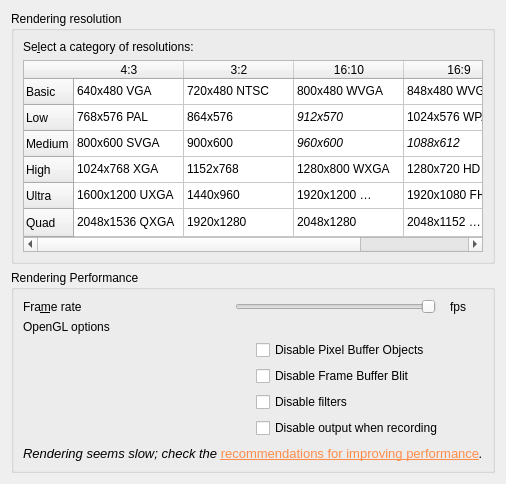
         <widget class="QWidget" name="PageRendering">
          <layout class="QVBoxLayout" name="verticalLayout_6">
           <item>
            <widget class="QGroupBox" name="Resolution">
             <property name="title">
              <string>Rendering resolution</string>
             </property>
             <layout class="QVBoxLayout" name="verticalLayout">
              <item>
               <widget class="QLabel" name="label">
                <property name="text">
                 <string>Se&amp;lect a category of resolutions:</string>
                </property>
                <property name="buddy">
                 <cstring>resolutionTable</cstring>
                </property>
               </widget>
              </item>
              <item>
               <widget class="QTableWidget" name="resolutionTable">
                <property name="sizePolicy">
                 <sizepolicy hsizetype="Preferred" vsizetype="Preferred">
                  <horstretch>0</horstretch>
                  <verstretch>0</verstretch>
                 </sizepolicy>
                </property>
                <property name="toolTip">
                 <string>Select a category of resolutions; the resolution of the output rendering will depend on its aspect ratio</string>
                </property>
                <property name="autoFillBackground">
                 <bool>false</bool>
                </property>
                <property name="tabKeyNavigation">
                 <bool>false</bool>
                </property>
                <property name="showDropIndicator" stdset="0">
                 <bool>false</bool>
                </property>
                <property name="dragDropOverwriteMode">
                 <bool>false</bool>
                </property>
                <property name="selectionMode">
                 <enum>QAbstractItemView::SingleSelection</enum>
                </property>
                <property name="selectionBehavior">
                 <enum>QAbstractItemView::SelectRows</enum>
                </property>
                <property name="textElideMode">
                 <enum>Qt::ElideNone</enum>
                </property>
                <property name="showGrid">
                 <bool>true</bool>
                </property>
                <property name="cornerButtonEnabled">
                 <bool>false</bool>
                </property>
                <attribute name="horizontalHeaderDefaultSectionSize">
                 <number>110</number>
                </attribute>
                <attribute name="horizontalHeaderStretchLastSection">
                 <bool>true</bool>
                </attribute>
                <attribute name="verticalHeaderDefaultSectionSize">
                 <number>26</number>
                </attribute>
                <attribute name="verticalHeaderHighlightSections">
                 <bool>false</bool>
                </attribute>
                <attribute name="verticalHeaderStretchLastSection">
                 <bool>true</bool>
                </attribute>
                <row>
                 <property name="text">
                  <string>Basic</string>
                 </property>
                </row>
                <row>
                 <property name="text">
                  <string>Low</string>
                 </property>
                </row>
                <row>
                 <property name="text">
                  <string>Medium</string>
                 </property>
                </row>
                <row>
                 <property name="text">
                  <string>High</string>
                 </property>
                </row>
                <row>
                 <property name="text">
                  <string>Ultra</string>
                 </property>
                </row>
                <row>
                 <property name="text">
                  <string>Quad</string>
                 </property>
                </row>
                <column>
                 <property name="text">
                  <string notr="true">4:3</string>
                 </property>
                </column>
                <column>
                 <property name="text">
                  <string notr="true">3:2</string>
                 </property>
                </column>
                <column>
                 <property name="text">
                  <string notr="true">16:10</string>
                 </property>
                </column>
                <column>
                 <property name="text">
                  <string notr="true">16:9</string>
                 </property>
                </column>
                <item row="0" column="0">
                 <property name="text">
                  <string notr="true">640x480 VGA</string>
                 </property>
                 <property name="flags">
                  <set>ItemIsSelectable|ItemIsEnabled</set>
                 </property>
                </item>
                <item row="0" column="1">
                 <property name="text">
                  <string notr="true">720x480 NTSC</string>
                 </property>
                 <property name="flags">
                  <set>ItemIsSelectable|ItemIsEnabled</set>
                 </property>
                </item>
                <item row="0" column="2">
                 <property name="text">
                  <string notr="true">800x480 WVGA</string>
                 </property>
                 <property name="flags">
                  <set>ItemIsSelectable|ItemIsEnabled</set>
                 </property>
                </item>
                <item row="0" column="3">
                 <property name="text">
                  <string notr="true">848x480 WVGA</string>
                 </property>
                 <property name="flags">
                  <set>ItemIsSelectable|ItemIsEnabled</set>
                 </property>
                </item>
                <item row="1" column="0">
                 <property name="text">
                  <string notr="true">768x576 PAL</string>
                 </property>
                 <property name="flags">
                  <set>ItemIsSelectable|ItemIsEnabled</set>
                 </property>
                </item>
                <item row="1" column="1">
                 <property name="text">
                  <string notr="true">864x576</string>
                 </property>
                 <property name="font">
                  <font>
                   <italic>false</italic>
                  </font>
                 </property>
                 <property name="foreground">
                  <brush brushstyle="NoBrush">
                   <color alpha="255">
                    <red>88</red>
                    <green>88</green>
                    <blue>88</blue>
                   </color>
                  </brush>
                 </property>
                 <property name="flags">
                  <set>ItemIsSelectable|ItemIsEnabled</set>
                 </property>
                </item>
                <item row="1" column="2">
                 <property name="text">
                  <string notr="true">912x570</string>
                 </property>
                 <property name="font">
                  <font>
                   <italic>true</italic>
                  </font>
                 </property>
                 <property name="foreground">
                  <brush brushstyle="NoBrush">
                   <color alpha="255">
                    <red>88</red>
                    <green>88</green>
                    <blue>88</blue>
                   </color>
                  </brush>
                 </property>
                 <property name="flags">
                  <set>ItemIsSelectable|ItemIsEnabled</set>
                 </property>
                </item>
                <item row="1" column="3">
                 <property name="text">
                  <string notr="true">1024x576 WPAL</string>
                 </property>
                 <property name="flags">
                  <set>ItemIsSelectable|ItemIsEnabled</set>
                 </property>
                </item>
                <item row="2" column="0">
                 <property name="text">
                  <string notr="true">800x600 SVGA</string>
                 </property>
                 <property name="flags">
                  <set>ItemIsSelectable|ItemIsEnabled</set>
                 </property>
                </item>
                <item row="2" column="1">
                 <property name="text">
                  <string notr="true">900x600</string>
                 </property>
                 <property name="font">
                  <font>
                   <italic>false</italic>
                  </font>
                 </property>
                 <property name="foreground">
                  <brush brushstyle="NoBrush">
                   <color alpha="255">
                    <red>88</red>
                    <green>88</green>
                    <blue>88</blue>
                   </color>
                  </brush>
                 </property>
                 <property name="flags">
                  <set>ItemIsSelectable|ItemIsEnabled</set>
                 </property>
                </item>
                <item row="2" column="2">
                 <property name="text">
                  <string notr="true">960x600</string>
                 </property>
                 <property name="font">
                  <font>
                   <italic>true</italic>
                  </font>
                 </property>
                 <property name="foreground">
                  <brush brushstyle="NoBrush">
                   <color alpha="255">
                    <red>88</red>
                    <green>88</green>
                    <blue>88</blue>
                   </color>
                  </brush>
                 </property>
                 <property name="flags">
                  <set>ItemIsSelectable|ItemIsEnabled</set>
                 </property>
                </item>
                <item row="2" column="3">
                 <property name="text">
                  <string notr="true">1088x612</string>
                 </property>
                 <property name="font">
                  <font>
                   <italic>true</italic>
                  </font>
                 </property>
                 <property name="foreground">
                  <brush brushstyle="NoBrush">
                   <color alpha="255">
                    <red>88</red>
                    <green>88</green>
                    <blue>88</blue>
                   </color>
                  </brush>
                 </property>
                 <property name="flags">
                  <set>ItemIsSelectable|ItemIsEnabled</set>
                 </property>
                </item>
                <item row="3" column="0">
                 <property name="text">
                  <string notr="true">1024x768 XGA</string>
                 </property>
                 <property name="flags">
                  <set>ItemIsSelectable|ItemIsEnabled</set>
                 </property>
                </item>
                <item row="3" column="1">
                 <property name="text">
                  <string notr="true">1152x768</string>
                 </property>
                 <property name="flags">
                  <set>ItemIsSelectable|ItemIsEnabled</set>
                 </property>
                </item>
                <item row="3" column="2">
                 <property name="text">
                  <string notr="true">1280x800 WXGA</string>
                 </property>
                 <property name="flags">
                  <set>ItemIsSelectable|ItemIsEnabled</set>
                 </property>
                </item>
                <item row="3" column="3">
                 <property name="text">
                  <string notr="true">1280x720 HD</string>
                 </property>
                 <property name="flags">
                  <set>ItemIsSelectable|ItemIsEnabled</set>
                 </property>
                </item>
                <item row="4" column="0">
                 <property name="text">
                  <string notr="true">1600x1200 UXGA</string>
                 </property>
                 <property name="flags">
                  <set>ItemIsSelectable|ItemIsEnabled</set>
                 </property>
                </item>
                <item row="4" column="1">
                 <property name="text">
                  <string notr="true">1440x960</string>
                 </property>
                 <property name="flags">
                  <set>ItemIsSelectable|ItemIsEnabled</set>
                 </property>
                </item>
                <item row="4" column="2">
                 <property name="text">
                  <string notr="true">1920x1200 WUXGA</string>
                 </property>
                 <property name="flags">
                  <set>ItemIsSelectable|ItemIsEnabled</set>
                 </property>
                </item>
                <item row="4" column="3">
                 <property name="text">
                  <string notr="true">1920x1080 FHD</string>
                 </property>
                 <property name="flags">
                  <set>ItemIsSelectable|ItemIsEnabled</set>
                 </property>
                </item>
                <item row="5" column="0">
                 <property name="text">
                  <string notr="true">2048x1536 QXGA</string>
                 </property>
                 <property name="flags">
                  <set>ItemIsSelectable|ItemIsEnabled</set>
                 </property>
                </item>
                <item row="5" column="1">
                 <property name="text">
                  <string notr="true">1920x1280</string>
                 </property>
                 <property name="flags">
                  <set>ItemIsSelectable|ItemIsEnabled</set>
                 </property>
                </item>
                <item row="5" column="2">
                 <property name="text">
                  <string notr="true">2048x1280</string>
                 </property>
                 <property name="flags">
                  <set>ItemIsSelectable|ItemIsEnabled</set>
                 </property>
                </item>
                <item row="5" column="3">
                 <property name="text">
                  <string notr="true">2048x1152 QWXGA</string>
                 </property>
                 <property name="flags">
                  <set>ItemIsSelectable|ItemIsEnabled</set>
                 </property>
                </item>
               </widget>
              </item>
             </layout>
            </widget>
           </item>
           <item>
            <widget class="QGroupBox" name="Performance">
             <property name="title">
              <string>Rendering Performance</string>
             </property>
             <layout class="QVBoxLayout" name="verticalLayout_7">
              <item>
               <layout class="QHBoxLayout" name="horizontalLayoutFrameRate">
                <property name="spacing">
                 <number>10</number>
                </property>
                <item>
                 <widget class="QLabel" name="labelFrameRate">
                  <property name="sizePolicy">
                   <sizepolicy hsizetype="Expanding" vsizetype="Preferred">
                    <horstretch>0</horstretch>
                    <verstretch>0</verstretch>
                   </sizepolicy>
                  </property>
                  <property name="toolTip">
                   <string>Refresh frequency of the rendering</string>
                  </property>
                  <property name="text">
                   <string>Fra&amp;me rate</string>
                  </property>
                  <property name="buddy">
                   <cstring>updatePeriod</cstring>
                  </property>
                 </widget>
                </item>
                <item>
                 <widget class="QSlider" name="updatePeriod">
                  <property name="sizePolicy">
                   <sizepolicy hsizetype="Expanding" vsizetype="Fixed">
                    <horstretch>0</horstretch>
                    <verstretch>0</verstretch>
                   </sizepolicy>
                  </property>
                  <property name="toolTip">
                   <string>&lt;html&gt;&lt;head/&gt;&lt;body&gt;&lt;p&gt;Global frame rate of the application (frames per second)&lt;/p&gt;&lt;/body&gt;&lt;/html&gt;</string>
                  </property>
                  <property name="minimum">
                   <number>16</number>
                  </property>
                  <property name="maximum">
                   <number>33</number>
                  </property>
                  <property name="pageStep">
                   <number>2</number>
                  </property>
                  <property name="value">
                   <number>16</number>
                  </property>
                  <property name="sliderPosition">
                   <number>16</number>
                  </property>
                  <property name="orientation">
                   <enum>Qt::Horizontal</enum>
                  </property>
                  <property name="invertedAppearance">
                   <bool>true</bool>
                  </property>
                  <property name="invertedControls">
                   <bool>false</bool>
                  </property>
                 </widget>
                </item>
                <item>
                 <widget class="QLabel" name="frameRateString">
                  <property name="text">
                   <string notr="true"> fps</string>
                  </property>
                  <property name="alignment">
                   <set>Qt::AlignRight|Qt::AlignTrailing|Qt::AlignVCenter</set>
                  </property>
                 </widget>
                </item>
                <item>
                 <widget class="QLabel" name="label_20">
                  <property name="toolTip">
                   <string>&lt;html&gt;&lt;head/&gt;&lt;body&gt;&lt;p&gt;The program tries to keep a fixed rendering frame rate (frames per seconds).&lt;/p&gt;&lt;p&gt;Disable VSYNC (sync to V-Blank) in your graphics card driver if rendering is too slow.&lt;/p&gt;&lt;/body&gt;&lt;/html&gt;</string>
                  </property>
                  <property name="pixmap">
                   <pixmap resource="../icons.qrc">:/glmixer/icons/info.png</pixmap>
                  </property>
                 </widget>
                </item>
               </layout>
              </item>
              <item>
               <widget class="QLabel" name="label_8">
                <property name="text">
                 <string>OpenGL options</string>
                </property>
               </widget>
              </item>
              <item>
               <layout class="QHBoxLayout" name="horizontalLayout_11">
                <item>
                 <widget class="glTestWidget" name="previewOutput" native="true">
                  <property name="sizePolicy">
                   <sizepolicy hsizetype="MinimumExpanding" vsizetype="Preferred">
                    <horstretch>0</horstretch>
                    <verstretch>0</verstretch>
                   </sizepolicy>
                  </property>
                  <property name="minimumSize">
                   <size>
                    <width>100</width>
                    <height>100</height>
                   </size>
                  </property>
                  <property name="toolTip">
                   <string>If you cannot see the logo here, disable some opengl options until it works!</string>
                  </property>
                 </widget>
                </item>
                <item>
                 <layout class="QVBoxLayout" name="verticalLayout_13">
                  <item>
                   <widget class="QCheckBox" name="disablePixelBufferObject">
                    <property name="sizePolicy">
                     <sizepolicy hsizetype="Expanding" vsizetype="Fixed">
                      <horstretch>0</horstretch>
                      <verstretch>0</verstretch>
                     </sizepolicy>
                    </property>
                    <property name="toolTip">
                     <string>&lt;html&gt;&lt;head/&gt;&lt;body&gt;&lt;p&gt;Disable Pixel Buffer Objects (useful if your graphics hardware does not support it).&lt;/p&gt;&lt;/body&gt;&lt;/html&gt;</string>
                    </property>
                    <property name="text">
                     <string>Disable Pixel Buffer Objects</string>
                    </property>
                   </widget>
                  </item>
                  <item>
                   <widget class="QCheckBox" name="disableBlitFrameBuffer">
                    <property name="sizePolicy">
                     <sizepolicy hsizetype="Expanding" vsizetype="Fixed">
                      <horstretch>0</horstretch>
                      <verstretch>0</verstretch>
                     </sizepolicy>
                    </property>
                    <property name="toolTip">
                     <string>&lt;html&gt;&lt;head/&gt;&lt;body&gt;&lt;p&gt;Do not use the hardware blit to output window (necessary on some hardware, e.g. if the window is black).&lt;/p&gt;&lt;/body&gt;&lt;/html&gt;</string>
                    </property>
                    <property name="text">
                     <string>Disable Frame Buffer Blit</string>
                    </property>
                    <property name="checked">
                     <bool>false</bool>
                    </property>
                   </widget>
                  </item>
                  <item>
                   <widget class="QCheckBox" name="disableFiltering">
                    <property name="sizePolicy">
                     <sizepolicy hsizetype="Expanding" vsizetype="Fixed">
                      <horstretch>0</horstretch>
                      <verstretch>0</verstretch>
                     </sizepolicy>
                    </property>
                    <property name="toolTip">
                     <string>&lt;html&gt;&lt;head/&gt;&lt;body&gt;&lt;p&gt;Disable all filters (necessary if the rendering is too slow).&lt;/p&gt;&lt;/body&gt;&lt;/html&gt;</string>
                    </property>
                    <property name="text">
                     <string>Disable filters </string>
                    </property>
                   </widget>
                  </item>
                  <item>
                   <widget class="QCheckBox" name="disableOutputRecording">
                    <property name="sizePolicy">
                     <sizepolicy hsizetype="Expanding" vsizetype="Fixed">
                      <horstretch>0</horstretch>
                      <verstretch>0</verstretch>
                     </sizepolicy>
                    </property>
                    <property name="toolTip">
                     <string>&lt;html&gt;&lt;head/&gt;&lt;body&gt;&lt;p&gt;Hide the output window when recording (useful if rendering is slow).&lt;/p&gt;&lt;/body&gt;&lt;/html&gt;</string>
                    </property>
                    <property name="text">
                     <string>Disable output when recording</string>
                    </property>
                   </widget>
                  </item>
                 </layout>
                </item>
               </layout>
              </item>
              <item>
               <widget class="QLabel" name="warningSlowFps">
                <property name="text">
                 <string>&lt;html&gt;&lt;head/&gt;&lt;body&gt;&lt;p&gt;&lt;span style=&quot; font-size:10pt; font-style:italic;&quot;&gt;Rendering seems slow; check the &lt;/span&gt;&lt;a href=&quot;https://sourceforge.net/p/glmixer/wiki/Performance%20Improvements/&quot;&gt;&lt;span style=&quot; font-size:10pt; text-decoration: underline; color:#ff8c49;&quot;&gt;recommendations for improving performance&lt;/span&gt;&lt;/a&gt;&lt;span style=&quot; font-size:10pt; font-style:italic;&quot;&gt;.&lt;/span&gt;&lt;/p&gt;&lt;/body&gt;&lt;/html&gt;</string>
                </property>
                <property name="textFormat">
                 <enum>Qt::RichText</enum>
                </property>
                <property name="openExternalLinks">
                 <bool>true</bool>
                </property>
               </widget>
              </item>
             </layout>
            </widget>
           </item>
           <item>
            <spacer name="verticalSpacerRendering">
             <property name="orientation">
              <enum>Qt::Vertical</enum>
             </property>
             <property name="sizeHint" stdset="0">
              <size>
               <width>0</width>
               <height>0</height>
              </size>
             </property>
            </spacer>
           </item>
          </layout>
         </widget>
